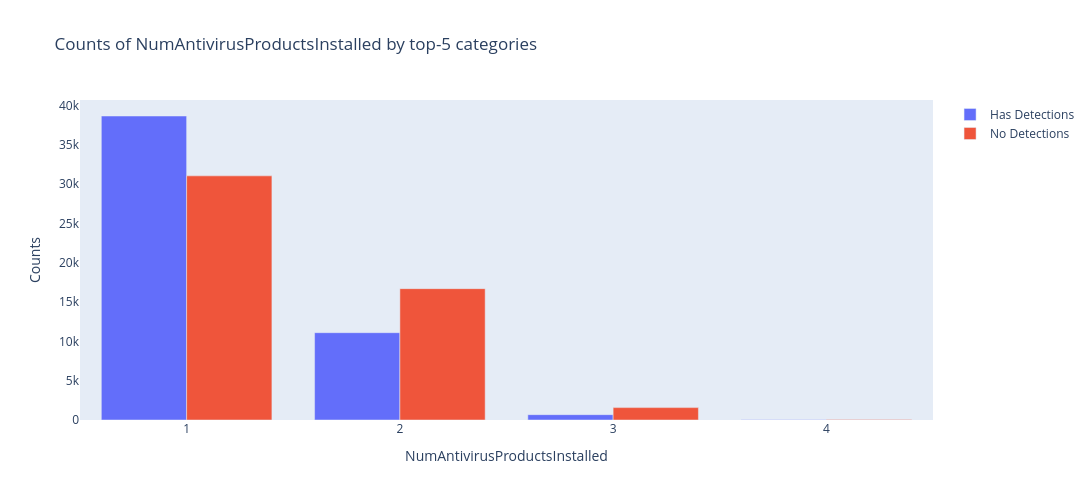

Notebook cell for this chart:
### Markdown cell above
**NumAntivirusProductsInstalled**

### Code cell
plot_feature('NumAntivirusProductsInstalled', True)

### Figure 1 — Plotly figure (JSON) as saved in the notebook; plotly's stock layout.template omitted (floating-point values rounded to 4 significant figures)
{"data": [{"name": "Has Detections", "type": "bar", "x": [1.0, 2.0, 3.0, 4.0], "y": [38683, 11111, 678, 27]}, {"name": "No Detections", "type": "bar", "x": [1.0, 2.0, 3.0, 4.0], "y": [31065, 16714, 1577, 64]}], "layout": {"barmode": "group", "height": 500, "legend": {"orientation": "v"}, "title": {"text": "Counts of NumAntivirusProductsInstalled by top-5 categories"}, "width": 1200, "xaxis": {"showgrid": false, "showline": false, "title": {"text": "NumAntivirusProductsInstalled"}, "zeroline": false}, "yaxis": {"showgrid": false, "showline": false, "title": {"text": "Counts"}, "zeroline": false}}}
